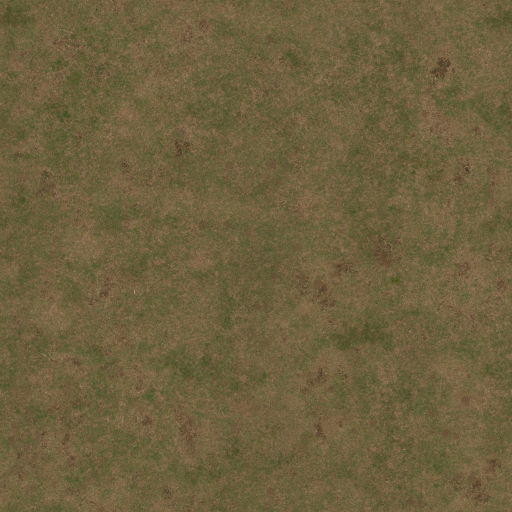
#> input picture scenes/marina-bay/references/ground-cover/grass_ground/Color.jpg, 1024 x 1024 px, found by its file name (shown at 1/2 size); the run also reads 1 picture not shown here
$ python -i bake-skyline-facades.py   (imports and definitions only)
#> lines starting #> are read from the running program, lines starting #| are printed output that depends on the picture
"""Texture the mapped building parts visible across the reservoir."""
import hashlib
import json
from pathlib import Path

import numpy as np
import trimesh
from PIL import Image
from scipy.ndimage import map_coordinates
from scipy.spatial import cKDTree
from shapely import constrained_delaunay_triangles
from shapely.geometry import Polygon
from shapely.geometry.polygon import orient
from trimesh.visual.material import PBRMaterial
from trimesh.visual.texture import TextureVisuals

from concourse_facades import concourse_meshes
from concourse_elevations import photographed_maps, read_elevations
from facade_interiors import WINDOW_LAYOUT, occupied_windows, repeats
from roof_finishes import weather_roof, roof_texture_scales

ROOT = Path(__file__).resolve().parents[1]
REFERENCES = ROOT / "references/skyline-finishes"
# Width and height in metres of each repeating window-wall texture.
REPEAT = {"Facade006": (22.4, 27.2), "Facade018A": (18.0, 21.6), "Facade019A": (17.4, 21.0),
          "TerracottaOfficeGrid": (66.4, 113.6), "SilverPrecastOffice": (42.0, 42.6),
          "Facade005": (24.0, 42.6), "Facade013": (28.8, 56.8),
          "Facade015": (28.8, 56.8), "Facade020A": (18.0, 21.3),
          "RecessedBalconies": (18.0, 28.4), "ClayFins": (24.0, 24.85),
          "LimestonePiers": (25.2, 31.95), "BlueSpandrels": (21.6, 28.4),
          "PairedWindows": (18.4, 21.3), "HorizontalLouvers": (21.0, 28.4),
          "StaggeredGalleries": (24., 20.4), "SandstoneRibbons": (28.8, 28.4),
          "EnamelFins": (24., 29.6), "DoubleHeightFrames": (21.6, 28.4),
          "ServiceWall": (12.0, 3.55), "BrickArcade": (15.0, 3.55), "PanelArcade": (14.4, 3.55),
          "Workshop": (16.2, 3.55), "RibbedFront": (14.4, 3.55)}

# Column boundaries inside the solid piers of each 1280-pixel scan.
# The door adjoining the PanelArcade storefront travels with the glazing.
FRONTAGE_PIERS = {
    "BrickArcade": (0, 410, 540, 825, 1280),
    "PanelArcade": (0, 584, 932, 1280),
    "Workshop": (0, 380, 724, 878, 1280),
    "RibbedFront": (0, 641, 866, 1280),
}


# [16 lines left out: function frontage_bays, not called in this run]


def facade_material(name, daylight=None, group=None):
    folder = REFERENCES / name.removesuffix(" surveyed")
    color = occupied_windows(folder, group) if group and name in WINDOW_LAYOUT else Image.open(folder / "Color.jpg")
#> color is the input picture: PIL image 1024x1024 RGB; mean R, G, B 109.9, 96.3, 61.9
    if name.endswith(" surveyed"):
        # A neutral base provides enough headroom for bright metal roofs. Attenuate
        # scan contrast because the aerial samples already supply the broad tonality.
        grain = np.asarray(color.convert("L"), float)
        color = Image.fromarray(np.uint8(np.clip(210 + .50 * (grain - np.median(grain)), 0, 255))).convert("RGB")
        color.format = "JPEG"
    normal = Image.open(folder / "NormalGL.jpg")
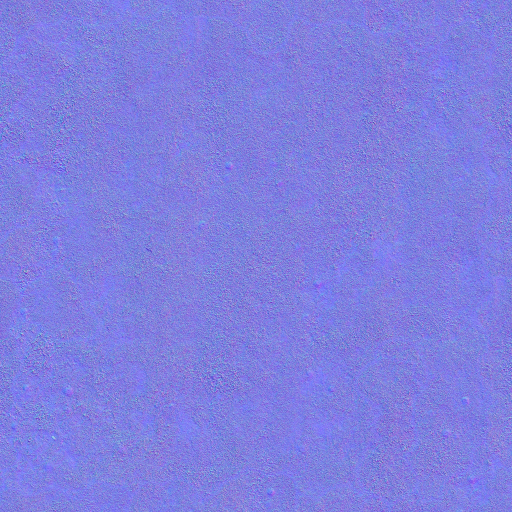
#> input picture scenes/marina-bay/references/ground-cover/grass_ground/NormalGL.jpg, 1024 x 1024 px, found by its file name (shown at 1/2 size)
#> normal is the input picture: PIL image 1024x1024 RGB; mean R, G, B 127.5, 127.5, 224.3
    rough = Image.open(folder / "Roughness.jpg").convert("L")
    metal = Image.open(folder / "Metalness.jpg").convert("L")
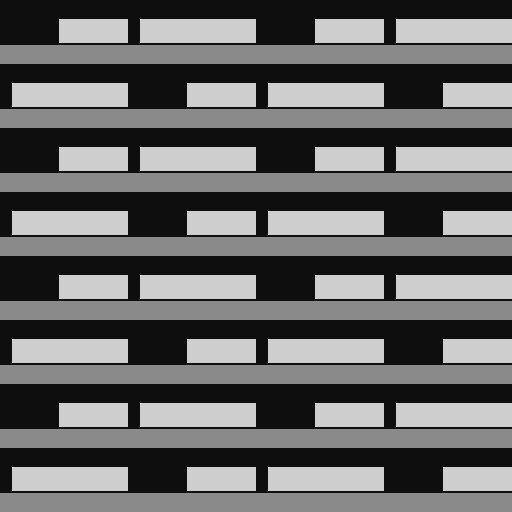
#> input picture scenes/marina-bay/references/skyline-finishes/BalconyBays/Metalness.jpg, 512 x 512 px, found by its file name
#> (the run stopped early here; a loop or call above may not have finished)
